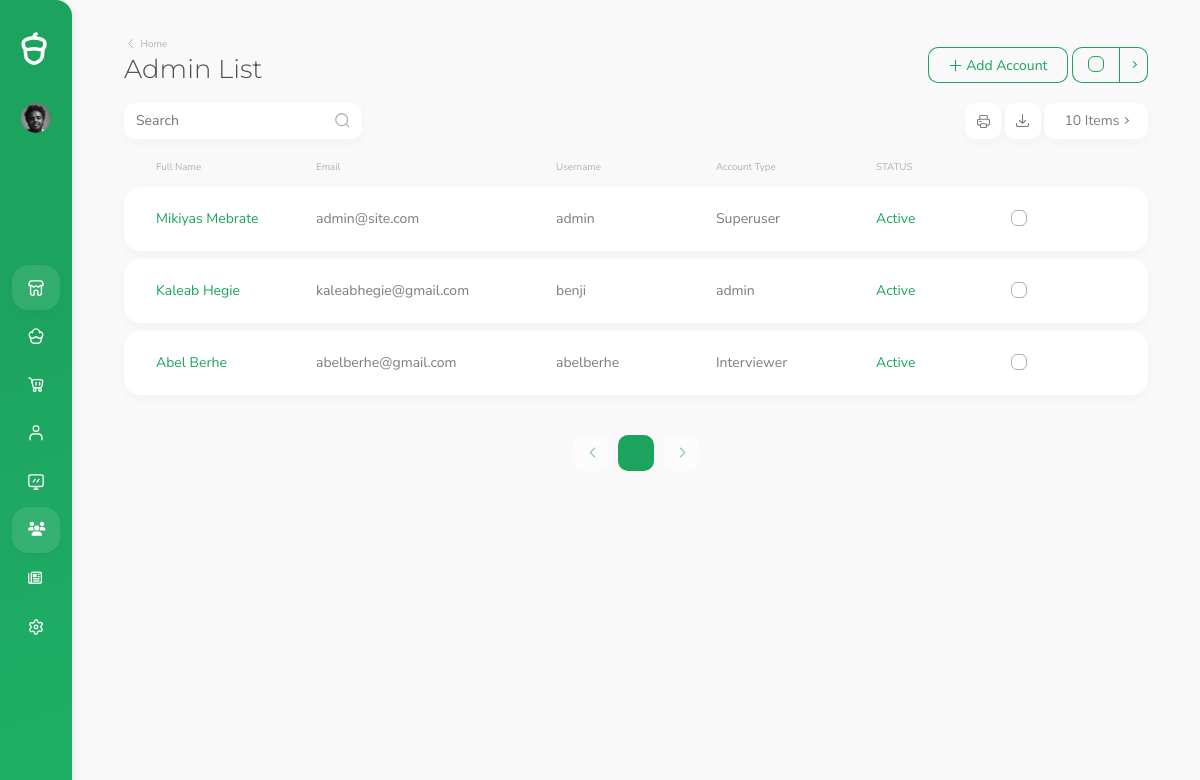
/user-admin/admin-list/ (signed in), run on the app's committed database.
### Account/models.py (models this page shows)
class CustomUser(AbstractUser):
    is_candidate = models.BooleanField(default=False)
    is_interviewer = models.BooleanField(default=False)
    is_admin = models.BooleanField(default=False)
    email = models.EmailField(unique=True)
    photo = models.ImageField(upload_to='Admin/Photo', null=True, blank=True)
    EMAIL_FIELD = 'email'
    USERNAME_FIELD = 'email'
    REQUIRED_FIELDS = ['username', 'first_name', 'last_name']

### Recruitment_System/models.py (models this page shows, shortened)
class Candidate(models.Model):
    user = models.OneToOneField(CustomUser, on_delete=models.SET_NULL, null=True)
    first_name = models.CharField(max_length=20)
    last_name = models.CharField(max_length=20)
    gender = models.CharField(max_length=10, choices=gender_list)
    date_of_birth = models.DateField()
    email = models.EmailField(max_length=40)
    phone1 = PhoneNumberField()
    phone2 = PhoneNumberField(blank = True)
    address = models.CharField(max_length=100)
    linked_in = models.URLField(blank=True, null=True)
    git_hub = models.URLField(blank=True, null=True)
    country = models.CharField(max_length=20)
    city = models.CharField(max_length=20)
    zip_code = models.CharField(max_length=10, blank=True, null=True)
    photo = models.ImageField(upload_to='Candidate/photo', null=True, blank=True)
    resume = models.FileField(upload_to='Candidate/Resume', null=True, blank=True)
    about = models.TextField()
    skill = models.ManyToManyField("Skill", blank=False)
    slug = models.SlugField(unique=True, blank=True,  max_length=200)
    date_created = models.DateField(auto_now_add=True)
    date_modified = models.DateTimeField(auto_now=True)

### Account/decorators.py (the view)
    def wrapper_func(request, *args, **kwargs):
        if request.user.is_superuser or request.user.is_admin:
            return view_func(request, *args, **kwargs)
        else:
            return HttpResponse('You are not authorized to access this content.')

### UserAdmin/views.py (called while the page is built)
@login_required
@admin_user_required
def admin_account_list(request):
    accounts = CustomUser.objects.filter(Q(is_superuser = True)| Q(is_admin = True ) |Q(is_interviewer = True))
    form = CustomUserCreationForm(request.POST or None, request.FILES or None)
    paginator = Paginator(accounts,10)
    page_number = request.GET.get('page')
    page = paginator.get_page(page_number)
    if request.method == 'POST':
        if form.is_valid():
            form.save()
            messages.success(request, 'Successfully created.')
    context = {
        'accounts' : page,
        'form':form
    }
    return render(request, 'admin-user/admin-list.html', context)

### UserAdmin/templates/admin-user/admin-list.html (shortened to what this page needs)
{% load static %}
<!DOCTYPE html>
<html lang="en" data-footer="true">
<head>
    <link rel="stylesheet"
        href="https://cdn.jsdelivr.net/gh/habibmhamadi/multi-select-tag/dist/css/multi-select-tag.css" />
    {% include 'admin-user/include/head.html'%}
</head>
<body>
    {% include 'admin-user/include/navbar.html'%}
    <main>
        <div class="container">
            <div class="page-title-container">
                <div class="row g-0">
                    <div class="col-auto mb-3 mb-md-0 me-auto">
                        <div class="w-auto sw-md-30">
                            <a href="{% url 'admin-dashboard'%}" class="muted-link pb-1 d-inline-block breadcrumb-back">
                                <i data-acorn-icon="chevron-left" data-acorn-size="13"></i>
                                <span class="text-small align-middle">Home</span>
                            </a>
                            <h1 class="mb-0 pb-0 display-4" id="title">Admin List</h1>
                        </div>
                    </div>
                    <div
                        class="col-12 col-sm-6 col-md-auto d-flex align-items-end justify-content-end mb-2 mb-sm-0 order-sm-3">
                        <button type="button"
                            class="btn btn-outline-primary btn-icon btn-icon-start ms-0 ms-sm-1 w-100 w-md-auto"
                            data-bs-toggle="modal" data-bs-target="#addAccount">
                            <i data-acorn-icon="plus"></i>
                            <span>
                                Add Account
                            </span>
                        </button>
                        <div class="btn-group ms-1 check-all-container-checkbox-click">
                            <div class="btn btn-outline-primary btn-custom-control p-0 ps-3 pe-2"
                                data-target="#checkboxTable">
                                <span class="form-check float-end">
                                    <input type="checkbox" class="form-check-input" id="checkAll" />
                                </span>
                            </div>
                            <button type="button" class="btn btn-outline-primary dropdown-toggle dropdown-toggle-split"
                                data-bs-offset="0,3" data-bs-toggle="dropdown" aria-haspopup="true"
                                aria-expanded="false"></button>
                        </div>
                    </div>
                </div>
            </div>
            <div class="row mb-2">
                <div class="col-sm-12 col-md-5 col-lg-3 col-xxl-2 mb-1">
                    <div
                        class="d-inline-block float-md-start me-1 mb-1 search-input-container w-100 shadow bg-foreground">
                        <input class="form-control" placeholder="Search" />
                        <span class="search-magnifier-icon">
                            <i data-acorn-icon="search"></i>
                        </span>
                    </div>
                </div>
                <div class="col-sm-12 col-md-7 col-lg-9 col-xxl-10 text-end mb-1">
                    <div class="d-inline-block">
                        <button class="btn btn-icon btn-icon-only btn-foreground-alternate shadow"
                            data-bs-toggle="tooltip" data-bs-placement="top" data-bs-delay="0" title="Print"
                            type="button">
                            <i data-acorn-icon="print"></i>
                        </button>
                        <div class="d-inline-block">
                            <button class="btn p-0" data-bs-toggle="dropdown" type="button" data-bs-offset="0,3">
                                <span class="btn btn-icon btn-icon-only btn-foreground-alternate shadow dropdown"
                                    data-bs-delay="0" data-bs-placement="top" data-bs-toggle="tooltip" title="Export">
                                    <i data-acorn-icon="download"></i>
                                </span>
                            </button>
                        </div>
                        <div class="dropdown-as-select d-inline-block" data-childselector="span">
                            <button class="btn p-0 shadow" type="button" data-bs-toggle="dropdown" aria-haspopup="true"
                                aria-expanded="false" data-bs-offset="0,3">
                                <span class="btn btn-foreground-alternate dropdown-toggle" data-bs-toggle="tooltip"
                                    data-bs-placement="top" data-bs-delay="0" title="Item Count">
                                </span>
                            </button>
                        </div>
                    </div>
                </div>
            </div>
            <div class="row">
                <div class="col-12 mb-5">
                    <div class="card mb-2 bg-transparent no-shadow d-none d-lg-block">
                        <div class="row g-0 sh-3">
                            <div class="col">
                                <div class="card-body pt-0 pb-0 h-100">
                                    <div class="row g-0 h-100 align-content-center">
                                        <div class="col-lg-2 d-flex align-items-center text-muted text-small">
                                            Full Name
                                        </div>
                                        <div class="col-lg-3 d-flex align-items-center text-muted text-small">
                                            Email
                                        </div>
                                        <div class="col-lg-2 d-flex align-items-center text-muted text-small">
                                            Username
                                        </div>
                                        <div class="col-lg-2 d-flex align-items-center text-muted text-small">
                                            Account Type
                                        </div>
                                        <div class="col-lg-2 d-flex align-items-center text-muted text-small">
                                            STATUS
                                        </div>
                                    </div>
                                </div>
                            </div>
                        </div>
                    </div>
                    <div id="checkboxTable">
                        {% if accounts %}
                        {% for account in accounts%}
                        <div class="card mb-2">
                            <div class="card-body pt-0 pb-0 sh-30 sh-lg-8">
                                <div class="row g-0 h-100 align-content-center">
                                    <div class="col-6 col-lg-2 d-flex flex-column justify-content-center mb-2 mb-lg-0 order-3 order-lg-2">
                                        <div class="text-alternate"><a href="">{{account.first_name|capfirst}} {{account.last_name|capfirst}}</a></div>
                                    </div>
                                    <div
                                        class="col-6 col-lg-3 d-flex flex-column justify-content-center mb-2 mb-lg-0 order-5 order-lg-3">
                                        <div class="text-alternate">{{account.email}}</div>
                                    </div>
                                    <div
                                        class="col-6 col-lg-2 d-flex flex-column justify-content-center mb-2 mb-lg-0 order-4 order-lg-4">
                                        <div class="text-alternate">
                                            <span>
                                                {{account.username}}
                                            </span>
                                        </div>
                                    </div>
                                    <div
                                        class="col-6 col-lg-2 d-flex flex-column justify-content-center mb-2 mb-lg-0 order-5 order-lg-4">
                                        <div class="text-alternate">
                                            {% if account.is_superuser%} Superuser
                                            {% elif account.is_interviewer %} Interviewer
                                            {% else %} admin
                                            {% endif %}
                                        </div>
                                    </div>
                                    <div
                                        class="col-12 col-lg-1 d-flex flex-column justify-content-center mb-2 mb-lg-0 order-last order-lg-5">
                                        <div class="text-alternate">
                                            <span>
                                                {% if account.is_active %}
                                                <span  class="text-primary">Active</span>
                                                {% else %}
                                                <span  class="text-danger">Deactive</span>
                                                {% endif %}
                                            </span>
                                        </div>
                                    </div>
                                    <div
                                        class="col-1 col-lg-1 d-flex flex-column justify-content-center align-items-lg-end mb-2 mb-lg-0 order-2 text-end order-lg-last">
                                        <label class="form-check float-end mt-1">
                                            <input type="checkbox" class="form-check-input" />
                                        </label>
                                    </div>
                                </div>
                            </div>
                        </div>
                        {% endfor %}
                        {% endif %}
                    </div>
                </div>
            </div>
            <div class="d-flex justify-content-center">
                <nav>
                    <ul class="pagination">
                        {% if not job_list.has_previous %}
                        <li class="page-item disabled">
                            <a class="page-link shadow" href="#" tabindex="-1" aria-disabled="true">
                                <i data-acorn-icon="chevron-left"></i>
                            </a>
                        </li>
                        {% endif %}
                        <li class="page-item active">
                            <a class="page-link shadow" href="#">{{job_list.number}}</a>
                        </li>
                        {% if not job_list.has_next%}
                        <li class="page-item disabled">
                            <a class="page-link" href="#" tabindex="-1" aria-disabled="true">
                                <i data-acorn-icon="chevron-right"></i>
                            </a>
                        </li>
                        {% endif %}
                    </ul>
                </nav>
            </div>
</body>
</html>

### UserAdmin/templates/admin-user/include/navbar.html (shortened to what this page needs)
{% load static %}
<div id="nav" class="nav-container d-flex">
    <div class="nav-content d-flex">
      <div class="logo position-relative">
        <a href="Dashboard.html">
          <div class="img"></div>
        </a>
      </div>
      <div class="user-container d-flex">
        <a
          href="#"
          class="d-flex user position-relative"
          data-bs-toggle="dropdown"
          aria-haspopup="true"
          aria-expanded="false"
        >
          <img
            class="profile"
            alt="profile"
            src="/media/{{user.candidate.photo}}"
          />
        </a>
      </div>
      <div class="menu-container flex-grow-1">
        <ul id="menu" class="menu">
          <li>
            <a href="{% url 'admin-dashboard'%}">
              <i
                data-acorn-icon="shop"
                class="icon"
                data-acorn-size="18"
              ></i>
            </a>
          </li>
          <li>
            <a href="{%url 'job-list-admin'%}" data-href="product-list">
              <i
                data-acorn-icon="cupcake"
                class="icon"
                data-acorn-size="18"
              ></i>
            </a>
          </li>
          <li>
            <a href="{% url 'department-admin'%}">
              <i
                data-acorn-icon="cart"
                class="icon"
                data-acorn-size="18"
              ></i>
            </a>
          </li>
          <li>
            <a href="{% url 'candidate' %}" data-href="{% url 'candidate' %}">
              <i
                data-acorn-icon="user"
                class="icon"
                data-acorn-size="18"
              ></i>
            </a>
          </li>
          <li>
            <a href="{% url 'applicant'%}" data-href="{% url 'applicant'%}">
              <i
                data-acorn-icon="screen"
                class="icon"
                data-acorn-size="18"
              ></i>
            </a>
          </li>
          <li>
            <a href="{% url 'admin-account-list' %}" data-href="{% url 'admin-account-list' %}">
              <i class="fa-solid fa-users"></i>
            </a>
        </li>
        <li>
          <a href="{% url 'admin-blog-list' %}" data-href="{% url 'admin-blog-list' %}">
            <i class="fa-regular fa-newspaper"></i>
          </a>
      </li>
          <li>
            <a href="Settings.html">
              <i
                data-acorn-icon="gear"
                class="icon"
                data-acorn-size="18"
              ></i>
            </a>
          </li>
        </ul>
      </div>
    </div>
    <div class="nav-shadow"></div>
  </div>

### data on the page
CustomUser: candidate.photo (picture), first_name "Mikiyas", last_name "Mebrate", email "admin@site.com", username "admin", is_superuser "Superuser", is_active "Active"
CustomUser: first_name "Kaleab", last_name "Hegie", email "kaleabhegie@gmail.com", username "benji", is_superuser "admin", is_active "Active"
CustomUser: first_name "Abel", last_name "Berhe", email "abelberhe@gmail.com", username "abelberhe", is_superuser "Interviewer", is_active "Active"
